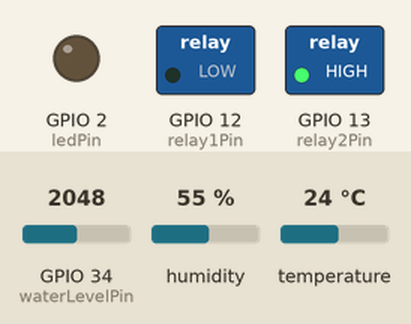
A sketch run on a simulated ESP32. Parts: switched loads named in the sketch (green lamp = pin HIGH), output pins drawn as LEDs (lit = HIGH). The test bench sets the inputs (shaded band); at power-on: humidity 55 %, GPIO 34 (waterLevelPin) = 2048, temperature 24 °C. WiFi joins after 1.5 s; servers stay silent unless stated; what the sketch prints to the serial monitor is not drawn.

Above: at 3.7 s.
3.8 s: humidity set to 78 %
5.7 s: humidity set to 81 %
At 7.5 s:
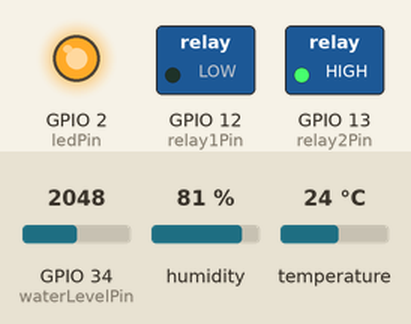
8.0 s: GPIO 34 (waterLevelPin) set to 1543
9.5 s: GPIO 34 (waterLevelPin) set to 1429
At 10.3 s:
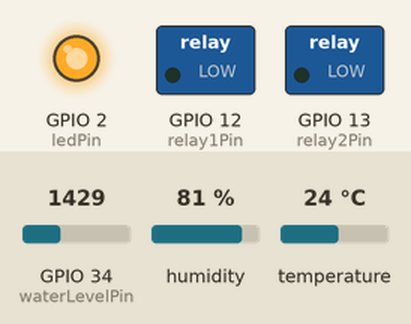
11.0 s: GPIO 34 (waterLevelPin) set to 1034
12.5 s: GPIO 34 (waterLevelPin) set to 931
At 13.7 s:
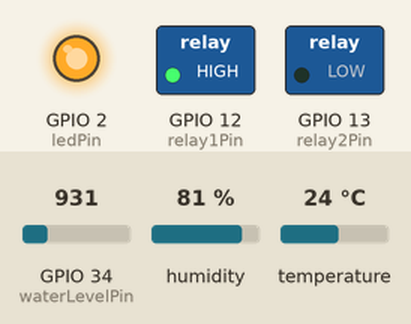
Timing chart, 0 to 15.0 s (numbered marks = the images above; inputs shaded):
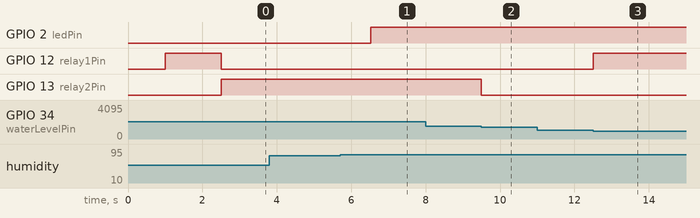

The sketch:

temp.ino
```cpp
#include <WiFi.h>
#include <WebServer.h>
#include <DHT.h>

const char* ssid = "TP-Link_8B84";
const char* password = "14195365";
const int DHTPin = 4;          // Pin to which the DHT sensor is connected
const int DHTType = DHT22;     // DHT type (DHT11, DHT21, DHT22)
const int waterLevelPin = 34;  // Pin to which the analog water level sensor is connected
const int ledPin = 2;          // Pin to which the LED is connected
const int relay1Pin = 12;      // Pin to which relay 1 (normally open) is connected
const int relay2Pin = 13;      // Pin to which relay 2 (normally closed) is connected
DHT dht(DHTPin, DHTType);
WebServer server(80);

bool relay1Status = true; // true = relay1 open, false = relay1 closed
bool relay2Status = false; // true = relay2 open, false = relay2 closed

void setup() {
  Serial.begin(115200);
  delay(1000);
  dht.begin();
  pinMode(ledPin, OUTPUT);
  digitalWrite(ledPin, LOW);
  pinMode(relay1Pin, OUTPUT);
  digitalWrite(relay1Pin, HIGH); // Relay 1 initially open
  pinMode(relay2Pin, OUTPUT);
  digitalWrite(relay2Pin, LOW);  // Relay 2 initially closed
  Serial.println();
  Serial.print("Connecting to ");
  Serial.println(ssid);
  WiFi.begin(ssid, password);

  while (WiFi.status() != WL_CONNECTED) {
    delay(500);
    Serial.print(".");
  }

  Serial.println("");
  Serial.println("WiFi connected.");
  Serial.println("IP address: ");
  Serial.println(WiFi.localIP());
  server.on("/", HTTP_GET, handleRoot);
  server.on("/data", HTTP_GET, handleSensorData);
  server.begin();
  Serial.println("HTTP server started");
}

void loop() {
  server.handleClient();
  float humidity = dht.readHumidity();
  int waterLevel = analogRead(waterLevelPin);

  // When water level reaches 500 or more, turn off relay1 and turn on relay2
  if (waterLevel >= 1500) {
    digitalWrite(relay1Pin, LOW);   // Close relay 1
    digitalWrite(relay2Pin, HIGH);  // Open relay 2
    relay1Status = false;
    relay2Status = true;
  }
  // When water level is between 400 and 500, turn off both relays
  else if (waterLevel >= 1000 && waterLevel < 1500) {
    digitalWrite(relay1Pin, LOW); // Open relay 1
    digitalWrite(relay2Pin, LOW);  // Close relay 2
    relay1Status = false;
    relay2Status = false;
  }
  // When water level drops below 400, turn on relay1 and turn off relay2
  else {
    digitalWrite(relay1Pin, HIGH); // Open relay 1
    digitalWrite(relay2Pin, LOW);  // Close relay 2
    relay1Status = true;
    relay2Status = false;
  }

  // Control LED based on humidity
  if (humidity >= 80.0) {
    digitalWrite(ledPin, HIGH);
  } else {
    digitalWrite(ledPin, LOW);
  }
}

void handleRoot() {
  float humidity = dht.readHumidity();
  float temperature = dht.readTemperature();
  int waterLevel = analogRead(waterLevelPin);
  String webpage = "<html><head><title>DHT22 Sensor Data</title>";
  webpage += "<script>function refreshData() { fetch('/data').then(response => response.text()).then(data => { document.getElementById('sensorData').innerHTML = data; }); } setInterval(refreshData, 1000); </script>";
  webpage += "</head><body><h1>DHT22 Sensor Data</h1>";
  webpage += "<div id='sensorData'>";
  webpage += "<p>Humidity: " + String(humidity) + "</p>";
  webpage += "<p>Temperature: " + String(temperature) + "</p>";
  webpage += "<p>Water Level: " + String(waterLevel) + "</p>";
  webpage += "<p>Relay 1 Status: ";
  webpage += relay1Status ? "Open" : "Closed";
  webpage += "</p>";
  webpage += "<p>Relay 2 Status: ";
  webpage += relay2Status ? "Open" : "Closed";
  webpage += "</p>";
  webpage += "</div></body></html>";
  server.send(200, "text/html", webpage);
}

void handleSensorData() {
  float humidity = dht.readHumidity();
  float temperature = dht.readTemperature();
  int waterLevel = analogRead(waterLevelPin);
  String sensorData = "Humidity: " + String(humidity) + "%, Temperature: " + String(temperature) + ", Water Level: " + String(waterLevel) + ", Relay 1 Status: " + (relay1Status ? "Open" : "Closed") + ", Relay 2 Status: " + (relay2Status ? "Open" : "Closed");
  server.send(200, "text/plain", sensorData);
}
```

Measured:
- the behaviour switches between 79 and 80 % on humidity (found by bisection; images 0 and 1)
- the behaviour switches between 1500 and 1499 on GPIO 34 (waterLevelPin) (found by bisection; images 1 and 2)
- the behaviour switches between 1000 and 999 on GPIO 34 (waterLevelPin) (found by bisection; images 2 and 3)
- after the input at 3.8 s, every drawn part: stays the same
- after the input at 5.7 s, GPIO 2 (ledPin): LOW → HIGH after 0.82 s
- after the input at 8.0 s, every drawn part: stays the same
- after the input at 9.5 s, GPIO 13 (relay2Pin): HIGH → LOW at once
- after the input at 11.0 s, every drawn part: stays the same
- after the input at 12.5 s, GPIO 12 (relay1Pin): LOW → HIGH at once
